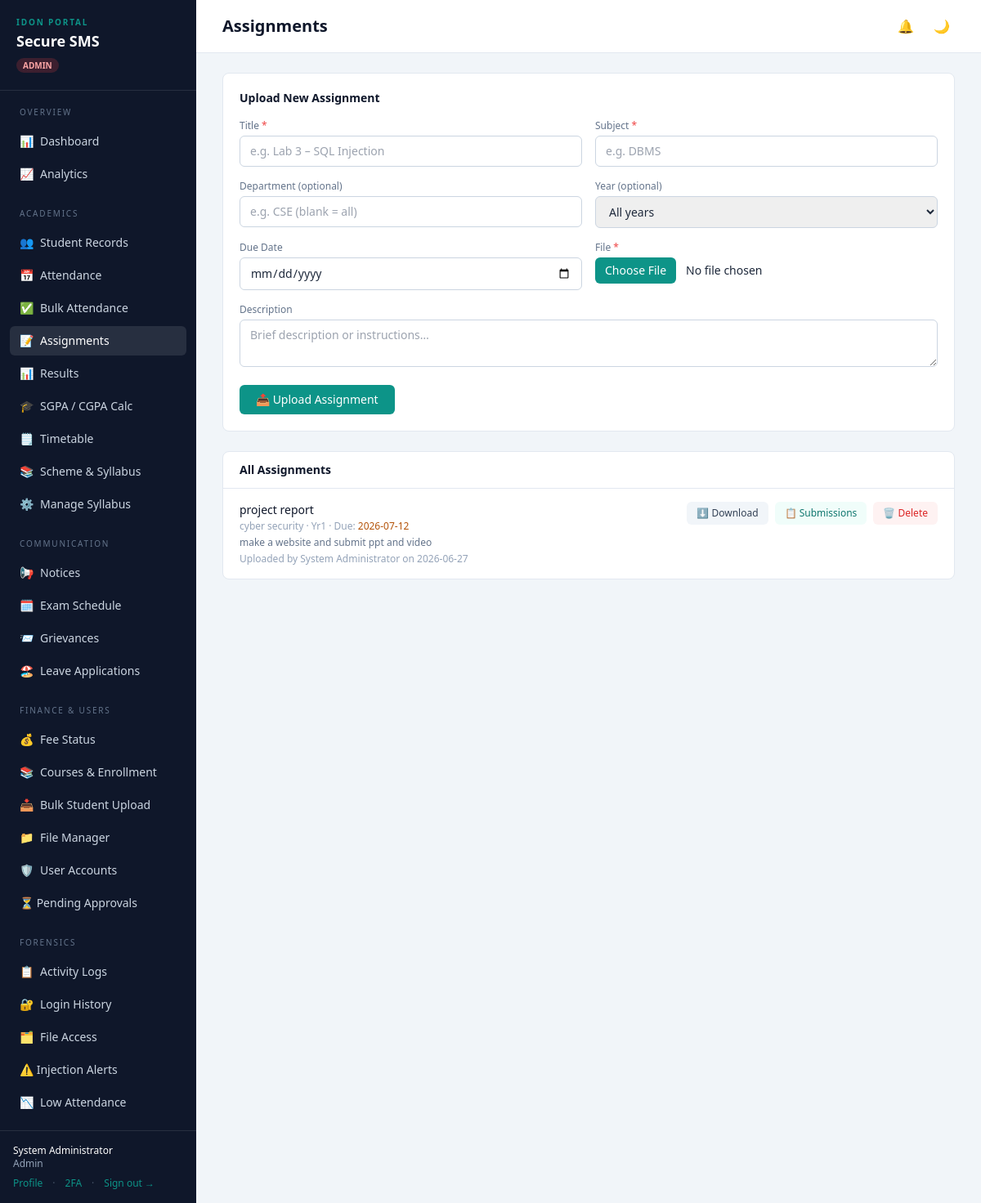
Screenshot of /assignments (signed in) with the database file from the repository.
### tables this page shows
CREATE TABLE users (
    id              INTEGER PRIMARY KEY AUTOINCREMENT,
    username        TEXT UNIQUE NOT NULL,
    email           TEXT UNIQUE NOT NULL,
    password_hash   TEXT NOT NULL,
    role            TEXT NOT NULL CHECK(role IN ('admin','faculty','student')),
    full_name       TEXT NOT NULL,
    contact_no      TEXT,
    branch          TEXT,
    university      TEXT,
    year            INTEGER,
    profile_complete INTEGER NOT NULL DEFAULT 0,
    is_active       INTEGER NOT NULL DEFAULT 1,
    created_at      DATETIME DEFAULT CURRENT_TIMESTAMP
, address TEXT, dob TEXT, guardian_name TEXT, emergency_contact TEXT, totp_secret TEXT, totp_enabled INTEGER DEFAULT 0, status TEXT DEFAULT 'active');

CREATE TABLE assignments (
    id            INTEGER PRIMARY KEY AUTOINCREMENT,
    title         TEXT NOT NULL,
    description   TEXT,
    subject       TEXT NOT NULL,
    department    TEXT,
    year          INTEGER,
    due_date      TEXT,
    stored_name   TEXT NOT NULL,
    original_name TEXT NOT NULL,
    uploaded_by   INTEGER REFERENCES users(id),
    created_at    DATETIME DEFAULT CURRENT_TIMESTAMP
);

### app.py (the view, shortened to what this page needs)
@app.route("/assignments")
@login_required
def assignments():
    u = current_user()
    if u["role"] in ("admin", "faculty"):
        rows = query_all(
            "SELECT a.*, u.full_name uploader_name FROM assignments a "
            "LEFT JOIN users u ON a.uploaded_by = u.id ORDER BY a.id DESC"
        )
    submissions = {}
    return render_template("assignments.html", assignments=rows, submissions=submissions)

### app.py (called while the page is built)
@app.context_processor
def inject_user():
    u = current_user()
    pending_count = 0
    if u and u.get("role") == "admin":
        row = query_one("SELECT COUNT(*) c FROM users WHERE status='pending'")
        pending_count = row["c"] if row else 0
    return {"user": u, "config": Config, "pending_count": pending_count}

### auth.py (called while the page is built)
def current_user():
    if "user_id" in session:
        return {
            "id": session["user_id"],
            "username": session.get("username"),
            "role": session.get("role"),
            "full_name": session.get("full_name"),
        }
    return None

def _check_session_timeout():
    last = session.get("_last_active")
    now = int(time())
    if last and (now - last) > Config.SESSION_TIMEOUT_SECONDS:
        session.clear()
        return True
    session["_last_active"] = now
    return False

def login_required(view):
    @wraps(view)
    def wrapped(*args, **kwargs):
        if "user_id" not in session:
            flash("Please sign in to continue.", "error")
            return redirect(url_for("login"))
        if _check_session_timeout():
            flash("Your session expired due to inactivity. Please sign in again.", "error")
            return redirect(url_for("login"))
        return view(*args, **kwargs)
    return wrapped

### database.py (called while the page is built)
def get_connection():
    conn = sqlite3.connect(Config.DB_PATH, timeout=30)
    conn.row_factory = sqlite3.Row
    conn.execute("PRAGMA foreign_keys = ON")
    conn.execute("PRAGMA journal_mode = WAL")
    conn.execute("PRAGMA busy_timeout = 30000")
    return conn

def query_all(sql, params=()):
    conn = get_connection()
    rows = conn.execute(sql, params).fetchall()
    conn.close()
    return rows

def query_one(sql, params=()):
    conn = get_connection()
    row = conn.execute(sql, params).fetchone()
    conn.close()
    return row

### templates/assignments.html (shortened to what this page needs)
{% extends "base.html" %}
{% block heading %}Assignments{% endblock %}
{% block content %}
{% if user.role in ('admin','faculty') %}
<div class="bg-white rounded-lg border border-slate-200 p-5 mb-6">
  <h2 class="text-sm font-semibold text-ink mb-4">Upload New Assignment</h2>
  <form method="post" action="{{ url_for('assignment_upload') }}" enctype="multipart/form-data"
        class="grid grid-cols-2 gap-4">
    <div>
      <label class="block text-xs font-medium text-slate-500 mb-1">Title <span class="text-red-500">*</span></label>
      <input name="title" required placeholder="e.g. Lab 3 – SQL Injection"
             class="w-full rounded-md border border-slate-300 px-3 py-2 text-sm
                    focus:border-signal focus:ring-1 focus:ring-signal outline-none">
    </div>
    <div>
      <label class="block text-xs font-medium text-slate-500 mb-1">Subject <span class="text-red-500">*</span></label>
      <input name="subject" required placeholder="e.g. DBMS"
             class="w-full rounded-md border border-slate-300 px-3 py-2 text-sm
                    focus:border-signal focus:ring-1 focus:ring-signal outline-none">
    </div>
    <div>
      <label class="block text-xs font-medium text-slate-500 mb-1">Department (optional)</label>
      <input name="department" placeholder="e.g. CSE (blank = all)"
             class="w-full rounded-md border border-slate-300 px-3 py-2 text-sm
                    focus:border-signal focus:ring-1 focus:ring-signal outline-none">
    </div>
    <div>
      <label class="block text-xs font-medium text-slate-500 mb-1">Year (optional)</label>
      <select name="year" class="w-full rounded-md border border-slate-300 px-3 py-2 text-sm
                                  focus:border-signal focus:ring-1 focus:ring-signal outline-none">
        <option value="">All years</option>
      </select>
    </div>
    <div>
      <label class="block text-xs font-medium text-slate-500 mb-1">Due Date</label>
      <input name="due_date" type="date"
             class="w-full rounded-md border border-slate-300 px-3 py-2 text-sm
                    focus:border-signal focus:ring-1 focus:ring-signal outline-none">
    </div>
    <div>
      <label class="block text-xs font-medium text-slate-500 mb-1">File <span class="text-red-500">*</span></label>
      <input name="file" type="file" required
             class="w-full text-sm file:mr-3 file:px-3 file:py-1.5 file:rounded-md file:border-0
                    file:bg-signal file:text-white file:text-sm file:font-medium
                    hover:file:bg-teal-700 file:cursor-pointer">
    </div>
    <div class="col-span-2">
      <label class="block text-xs font-medium text-slate-500 mb-1">Description</label>
      <textarea name="description" rows="2" placeholder="Brief description or instructions…"
                class="w-full rounded-md border border-slate-300 px-3 py-2 text-sm
                       focus:border-signal focus:ring-1 focus:ring-signal outline-none"></textarea>
    </div>
    <div class="col-span-2">
      <button class="bg-signal hover:bg-teal-700 text-white text-sm font-medium px-5 py-2 rounded-md transition">
        📤 Upload Assignment
      </button>
    </div>
  </form>
</div>
{% endif %}
<div class="bg-white rounded-lg border border-slate-200">
  <div class="px-5 py-3 border-b border-slate-200">
    <h2 class="text-sm font-semibold text-ink">All Assignments</h2>
  </div>
  {% if assignments %}
  <div class="divide-y divide-slate-100">
    {% for a in assignments %}
    <div class="px-5 py-4">
      <div class="flex items-start justify-between gap-4">
        <div class="flex-1 min-w-0">
          <div class="font-medium text-sm text-ink">{{ a.title }}</div>
          <div class="text-xs text-slate-400 mt-0.5">
            {{ a.subject }}
            {% if a.year and a.year > 0 %} · Yr{{ a.year }}{% endif %}
            {% if a.due_date %} · Due: <span class="text-alert font-medium">{{ a.due_date }}</span>{% endif %}
          </div>
          {% if a.description %}
          <p class="text-xs text-slate-500 mt-1">{{ a.description }}</p>
          {% endif %}
          <div class="text-xs text-slate-400 mt-1">
            Uploaded by {{ a.uploader_name }} on {{ a.created_at[:10] }}
          </div>
        </div>
        <div class="flex gap-2 shrink-0">
          <a href="{{ url_for('assignment_download', aid=a.id) }}"
             class="inline-flex items-center gap-1 px-3 py-1.5 bg-slate-100 hover:bg-slate-200
                    text-slate-700 rounded-md text-xs font-medium transition">
            ⬇ Download
          </a>
          {% if user.role in ('admin','faculty') %}
          <a href="{{ url_for('homework_list', aid=a.id) }}"
             class="inline-flex items-center gap-1 px-3 py-1.5 bg-teal-50 hover:bg-teal-100
                    text-teal-700 rounded-md text-xs font-medium transition">
            📋 Submissions
          </a>
          <form method="post" action="{{ url_for('assignment_delete', aid=a.id) }}"
                onsubmit="return confirm('Delete this assignment?')">
            <button class="px-3 py-1.5 bg-red-50 hover:bg-red-100 text-red-600 rounded-md text-xs font-medium transition">
              🗑 Delete
            </button>
          </form>
          {% endif %}
        </div>
      </div>
    </div>
    {% endfor %}
  </div>
  {% else %}
  <div class="px-5 py-8 text-center text-sm text-slate-400">
    {% if user.role in ('admin','faculty') %}No assignments uploaded yet.{% else %}No assignments available yet.{% endif %}
  </div>
  {% endif %}
</div>
{% endblock %}

### templates/base.html (shortened to what this page needs)
<!doctype html>
<html lang="en">
<head>
  <script src="https://cdn.tailwindcss.com"></script>
</head>
<body class="bg-slate-100 text-slate-800 min-h-screen">
{% if user %}
<div class="flex min-h-screen">
  <aside class="w-60 shrink-0 bg-ink text-slate-300 flex flex-col">
    <div class="px-5 py-5 border-b border-white/10">
      <div class="eyebrow text-[10px] uppercase text-signal font-semibold">IDon Portal</div>
      <div class="text-white font-semibold text-lg leading-tight mt-1">Secure&nbsp;SMS</div>
      <div class="mt-1">
        {% if user.role == 'admin' %}
          <span class="text-[10px] bg-red-500/20 text-red-300 px-2 py-0.5 rounded-full font-semibold">ADMIN</span>
        {% elif user.role == 'faculty' %}
          <span class="text-[10px] bg-blue-500/20 text-blue-300 px-2 py-0.5 rounded-full font-semibold">FACULTY</span>
        {% else %}
          <span class="text-[10px] bg-teal-500/20 text-teal-300 px-2 py-0.5 rounded-full font-semibold">STUDENT</span>
        {% endif %}
      </div>
    </div>
    <nav class="flex-1 px-3 py-4 space-y-1 text-sm">
      {% macro nav(endpoint, label, icon='') %}
        <a href="{{ url_for(endpoint) }}"
           class="flex items-center gap-2 px-3 py-2 rounded-md hover:bg-white/5 hover:text-white transition
                  {{ 'nav-active' if request.endpoint == endpoint else '' }}">
          {% if icon %}<span>{{ icon }}</span>{% endif %}{{ label }}
        </a>
      {% endmacro %}
      {% if user.role == 'admin' %}
        <div class="eyebrow text-[10px] uppercase text-slate-500 px-3 pb-1">Overview</div>
        {{ nav('dashboard', 'Dashboard', '📊') }}
        {{ nav('student_analytics', 'Analytics', '📈') }}
        <div class="eyebrow text-[10px] uppercase text-slate-500 px-3 pt-4 pb-1">Academics</div>
        {{ nav('students', 'Student Records', '👥') }}
        {{ nav('attendance', 'Attendance', '📅') }}
        {{ nav('attendance_bulk_mark', 'Bulk Attendance', '✅') }}
        {{ nav('assignments', 'Assignments', '📝') }}
        {{ nav('results', 'Results', '📊') }}
        {{ nav('sgpa', 'SGPA / CGPA Calc', '🎓') }}
        {{ nav('timetable', 'Timetable', '🗒️') }}
        {{ nav('syllabus.index', 'Scheme & Syllabus', '📚') }}
        {{ nav('syllabus.admin_index', 'Manage Syllabus', '⚙️') }}
        <div class="eyebrow text-[10px] uppercase text-slate-500 px-3 pt-4 pb-1">Communication</div>
        {{ nav('notices', 'Notices', '📢') }}
        {{ nav('exam_schedule', 'Exam Schedule', '🗓️') }}
        {{ nav('grievances', 'Grievances', '📨') }}
        {{ nav('leaves', 'Leave Applications', '🏖️') }}
        <div class="eyebrow text-[10px] uppercase text-slate-500 px-3 pt-4 pb-1">Finance & Users</div>
        {{ nav('fee_status', 'Fee Status', '💰') }}
        {{ nav('courses', 'Courses & Enrollment', '📚') }}
        {{ nav('bulk_upload_students', 'Bulk Student Upload', '📥') }}
        {{ nav('files', 'File Manager', '📁') }}
        {{ nav('users_list', 'User Accounts', '🛡️') }}
        <a href="{{ url_for('pending_users') }}"
           class="flex items-center justify-between px-3 py-2 rounded-md hover:bg-white/5 hover:text-white transition
                  {{ 'nav-active' if request.endpoint == 'pending_users' else '' }}">
          <span class="flex items-center gap-2">⏳ Pending Approvals</span>
        </a>
        <div class="eyebrow text-[10px] uppercase text-slate-500 px-3 pt-4 pb-1">Forensics</div>
        {{ nav('audit_activity', 'Activity Logs', '📋') }}
        {{ nav('audit_logins', 'Login History', '🔐') }}
        {{ nav('audit_files', 'File Access', '🗂️') }}
        <a href="{{ url_for('audit_alerts') }}"
           class="flex items-center justify-between px-3 py-2 rounded-md hover:bg-white/5 hover:text-white transition
                  {{ 'nav-active' if request.endpoint == 'audit_alerts' else '' }}">
          <span class="flex items-center gap-2">⚠️ Injection Alerts</span>
        </a>
        {{ nav('low_attendance_report', 'Low Attendance', '📉') }}
      {% endif %}
    </nav>
    <div class="px-4 py-4 border-t border-white/10 text-xs">
      <div class="text-white font-medium">{{ user.full_name }}</div>
      <div class="text-slate-400 capitalize">{{ user.role }}</div>
      <div class="flex gap-3 mt-2">
        <a href="{{ url_for('profile') }}" class="text-signal hover:text-teal-300">Profile</a>
        <span class="text-slate-600">·</span>
        <a href="{{ url_for('twofa_setup') }}" class="text-signal hover:text-teal-300">2FA</a>
        <span class="text-slate-600">·</span>
        <a href="{{ url_for('logout') }}" class="text-signal hover:text-teal-300">Sign out →</a>
      </div>
    </div>
  </aside>
  <div class="flex-1 flex flex-col min-w-0">
    <header class="bg-white border-b border-slate-200 px-8 py-4">
      <div class="max-w-[1400px] mx-auto flex items-center justify-between">
      <h1 class="text-xl font-semibold text-ink">{% block heading %}{% endblock %}</h1>
      <div class="flex items-center gap-3">
        <div class="relative">
          <button id="notif-bell-btn" title="Notifications" onclick="toggleNotifDropdown()"
                  class="relative w-8 h-8 rounded-full flex items-center justify-center hover:bg-slate-100 transition text-slate-500 hover:text-slate-800">
            <span>🔔</span>
          </button>
        </div>
        <button id="theme-toggle" title="Toggle dark mode"
                onclick="toggleTheme()"
                class="w-8 h-8 rounded-full flex items-center justify-center hover:bg-slate-100 transition text-slate-500 hover:text-slate-800">
          <span id="theme-icon">🌙</span>
        </button>
      </div>
      </div>
    </header>
    <main class="flex-1 px-8 py-6">
      <div class="max-w-[1400px] mx-auto">
      {% block content %}{% endblock %}
      </div>
    </main>
  </div>
</div>
{% else %}
  {% block auth %}{% endblock %}
{% endif %}
</body>
</html>

### templates/base.html (style rules this page uses)
html, body { margin: 0; padding: 0; }
body { -webkit-font-smoothing: antialiased; }
.eyebrow { letter-spacing: .18em; }
.nav-active { background: rgba(255,255,255,0.1); color: #fff; }
:root,[data-theme="light"] { --bg-page: #f1f5f9; --bg-sidebar: #0f172a; --bg-card: #ffffff; --text-main: #1e293b; --text-muted: #64748b; --border-col: #e2e8f0; --header-bg: #ffffff; --table-row-alt: #f8fafc; }
body { background-color: var(--bg-page); color: var(--text-main); }

### rows the page displays
users: full_name "System Administrator"
assignments: title "project report", subject "cyber security", year "1", due_date "2026-07-12", description "make a website and submit ppt and video", uploader_name "System Administrator", created_at "2026-06-27"

### other values shown
{{ icon }} "📊 📈 👥 📅 ✅ 📝 📊 🎓 🗒️ 📚 ⚙️ 📢 🗓️ 📨 🏖️ 💰 📚 📥 📁 🛡️ 📋 🔐 🗂️ 📉"
{{ user.role }} "Admin"
